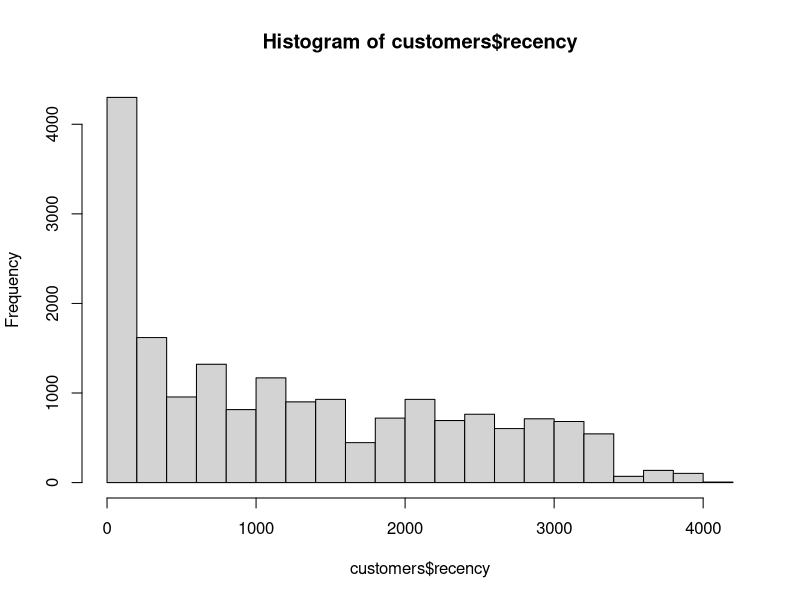
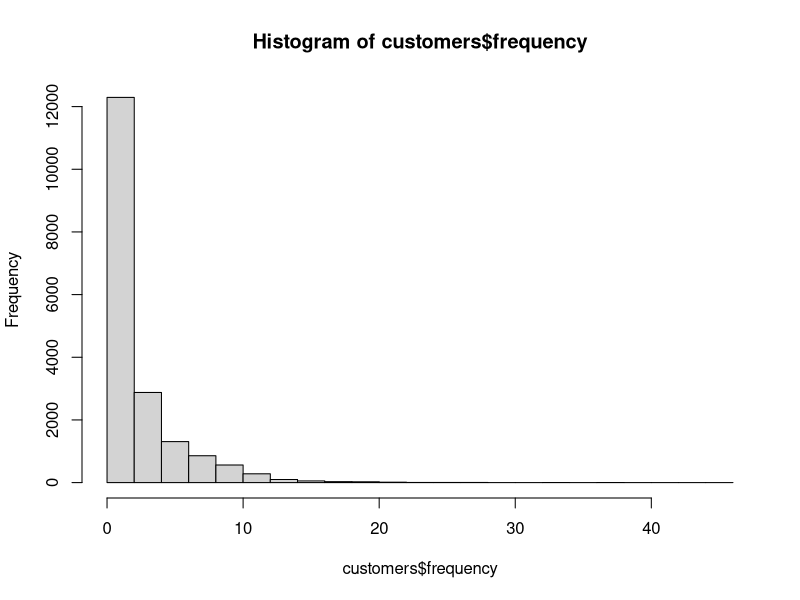
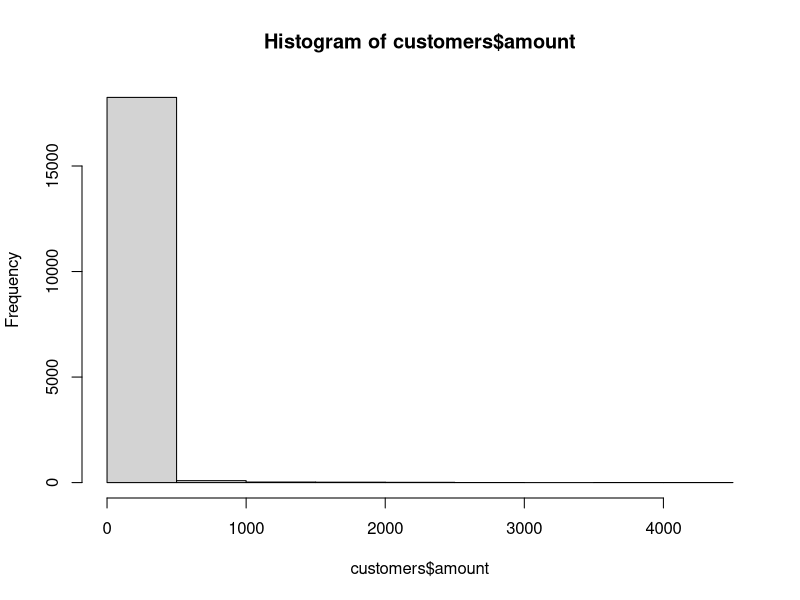
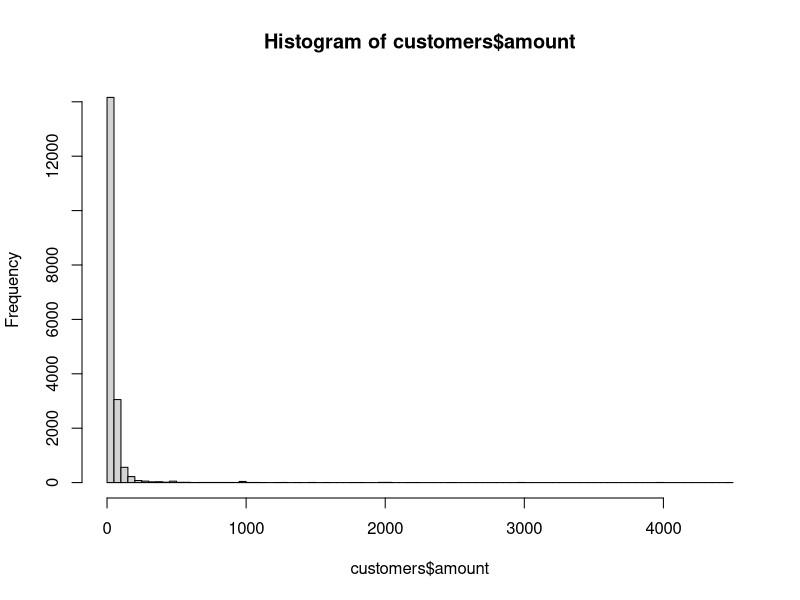
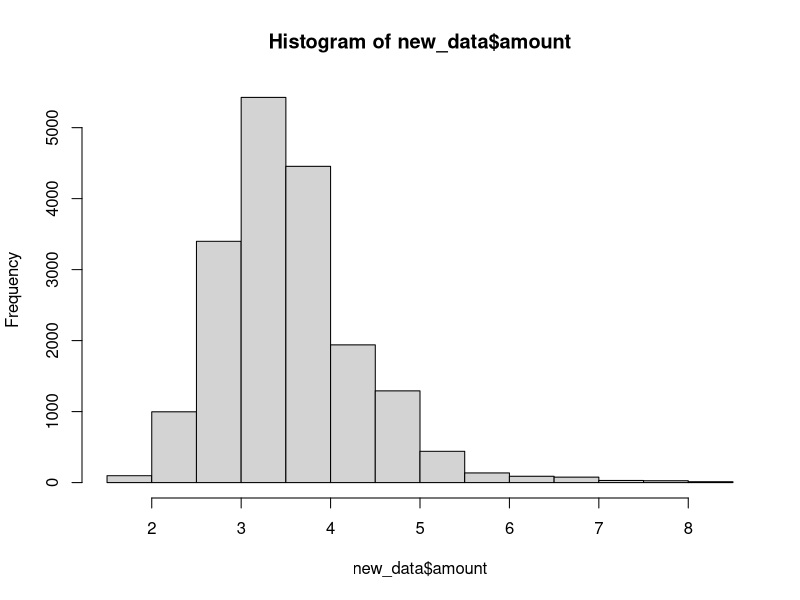
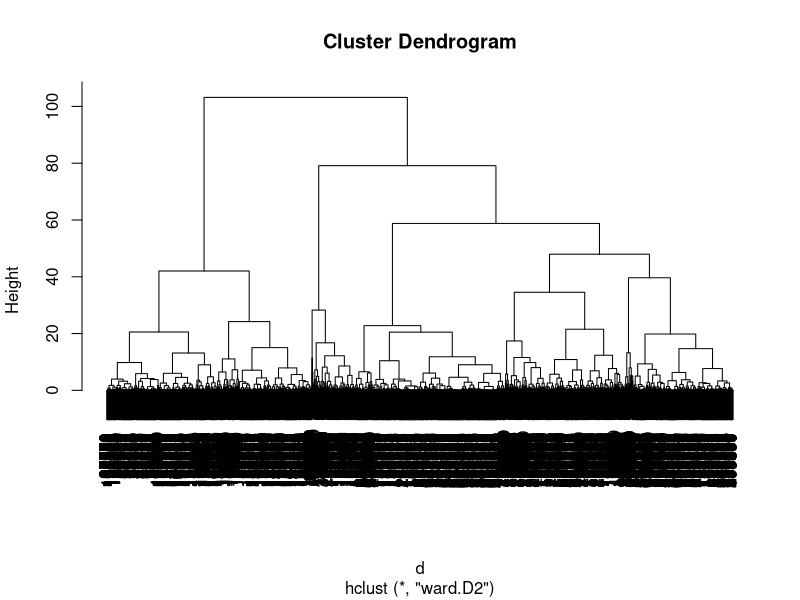
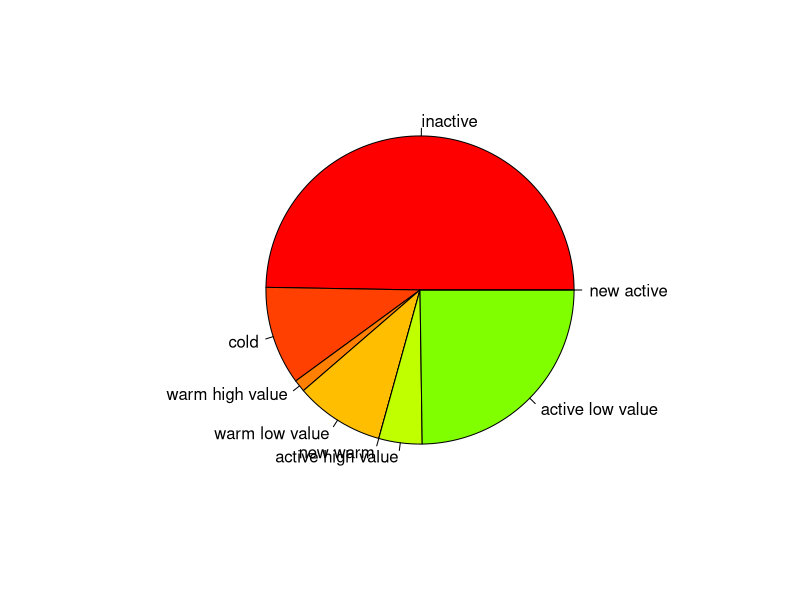

R code for these plots, in order:

# __________________________________________________________________
# //////////////////////////////////////////////////////////////////
#
# Author - Anupama Rajaram
# Program Description - Marketing related functions, including
#       a. Compute RFM (recency, frequency and monetary value)
#       b. Dendograms & Statistical/ hierarchical segmentation
#       c. Managerial (customer) segmentation into categories 
#           like inactive, warm, cold etc. based on recency
# __________________________________________________________________
# //////////////////////////////////////////////////////////////////


# To clean up the memory of your current R session run the following line
rm(list=ls(all=TRUE))


#===================================================================#
#=========== Section 1: Import data and clean/re-arrange============#

# Load text file into local variable called 'data'
# this dataset had 51243 rows and 3 columns
data = read.delim(file = 'purchases.txt', header = FALSE, 
                  sep = '\t', dec = '.')

# Rename the column headers from generic V1, V2,.. to meaningful titles
colnames(data) = c('customer_id', 'purchase_amount', 'date_of_purchase')
# this commnad 

# interpret the last column as a date, and extract year of purchase
data$date_of_purchase = as.Date(data$date_of_purchase, "%Y-%m-%d")
# the as.Date specifies date in a particular format


# now we can calculate individual components (date, month or year) 
# to be used at a later time. 
data$date_of_purchase = as.Date(data$date_of_purchase, "%Y-%m-%d")
data$year_of_purchase = as.numeric(format(data$date_of_purchase, "%Y"))
data$days_since       = as.numeric(difftime(time1 = "2016-01-01",
                                            time2 = data$date_of_purchase,
                                            units = "days"))

# Display the data after transformation
head(data)
summary(data)


#===================================================================#
#=========== Section 2: Compute RFM, with SQL help==================#

# Compute key marketing indicators - recency, frequency and monetary
# value, using SQL queries within R

# please make sure the slqdf library is installed already
library(sqldf)

# Compute recency, frequency, and average purchase amount
customers = sqldf("SELECT customer_id,
                          MIN(days_since) AS 'recency',
                          COUNT(*) AS 'frequency',
                          AVG(purchase_amount) AS 'amount'
                   FROM data GROUP BY 1")
# Note, new dataset has 18417 rows and 4 columns, since some users 
# purchased products more than once


# Explore the data - optional 
head(customers)
summary(customers)

# Graphical visualization of RFM
hist(customers$recency)
hist(customers$frequency)
hist(customers$amount)
hist(customers$amount, breaks = 100)


#===================================================================#
#=========== Section 3: Statistical segmentation ===================#

# Preparing the data 
# First, Copy customer data into new data frame
new_data = customers

# Remove customer id as a variable, store it as row names
head(new_data)
row.names(new_data) = new_data$customer_id
new_data$customer_id = NULL
head(new_data)

# Take the log-transform of the amount, and plot
new_data$amount = log(new_data$amount)
hist(new_data$amount)

# Standardize variables
new_data = scale(new_data)
head(new_data)


# Second, run statistical segmentation 

# most laptops do not have enough memory to compute distance metrics
# for the entire dataset.
# to check try the command below (commented here) 
# d = dist(new_data)


# If your computer throws an error message use the 30% sample below
# If not, replace "by = 3" with "by = 1"

# We take a 30% sample - hence dividing the original set by 3
# For 10% sample, divide by 10
# For 50% sample, divide by 2, and so on.
sample = seq(1, 18417, by = 3)
head(sample)
customers_sample = customers[sample, ]
new_data_sample  = new_data[sample, ]

# Compute distance metrics on standardized data
d = dist(new_data_sample)

# Perform hierarchical clustering on distance metrics
c = hclust(d, method="ward.D2")

# Plot dendogram
plot(c)

# Divide customers into 15 segments
members = cutree(c, k = 15)

# Show 100 first customers and their segment number
# this is an exploratory step, hence optional
members[1:100]
table(members)

# Show average/ aggregrated profile (average revenue) of each segment
aggregate(customers_sample[, 2:4], by = list(members), mean)



#===================================================================#
#=========== Section 4: Managerial/ customer segmentation ==========#

# statistical segmentations are not viable for businesses since they 
# become obsolete very quickly, with changes in data

# Managerial segmentation is a much better alternative.

# First copy customers data
customers_2015 = customers

# ------------Simple 2-segment solution based on recency alone------------#
# adding a column called segment.
# if customers bought products >3 years, then mark as inactive.
customers_2015$segment = ifelse(test = customers_2015$recency > 365*3, 
                                yes = "inactive", no = "NA")
# exploratory step (optional)
table(customers_2015$segment)
# note, table() uses cross-classifying factors to build a contingency table 
# of the counts at each combination of factor levels.
# In this case, the classification factor = segment => inactive or NA


# ------------ Alternative 6-segment solution based on ----------#
# ------------ recency & monetary value -------------------------#
customers_2015$segment = "NA"
customers_2015$segment[which(customers_2015$recency > 365*3)] = "inactive"
customers_2015$segment[which(customers_2015$recency <= 365*3 & 
                                 customers_2015$recency > 365*2)] = "cold"
customers_2015$segment[which(customers_2015$recency <= 365*2 & 
                                 customers_2015$recency > 365*1)] = "warm"
customers_2015$segment[which(customers_2015$recency <= 365)] = "active"
customers_2015$segment[which(customers_2015$segment == "warm" & customers_2015$first_purchase <= 365*2)] = "new warm"
customers_2015$segment[which(customers_2015$segment == "warm" & 
                                 customers_2015$amount < 100)] = 
    "warm low value"
customers_2015$segment[which(customers_2015$segment == "warm" & 
                                 customers_2015$amount >= 100)] = 
    "warm high value"
customers_2015$segment[which(customers_2015$segment == "active" 
                             & customers_2015$first_purchase <= 365)] = "new active"
customers_2015$segment[which(customers_2015$segment == "active" & 
                                 customers_2015$amount < 100)] = 
    "active low value"
customers_2015$segment[which(customers_2015$segment == "active" &
                                 customers_2015$amount >= 100)] = 
    "active high value"

# Re-order factor in a way that makes sense
customers_2015$segment = factor(x = customers_2015$segment, 
                                levels = c("inactive", "cold",
                                           "warm high value", 
                                           "warm low value", 
                                           "new warm", "active high value",
                                           "active low value", "new active"
                                ))

# exploring these new segments
table(customers_2015$segment)
aggregate(x = customers_2015[, 2:4], by = list(customers_2015$segment), mean)


# using a colored pie chart to view the segments
pie(table(customers_2015$segment), col = rainbow(24))
aggregate(x = customers_2015[, 2:4], by = list(customers_2015$segment), 
          mean)
